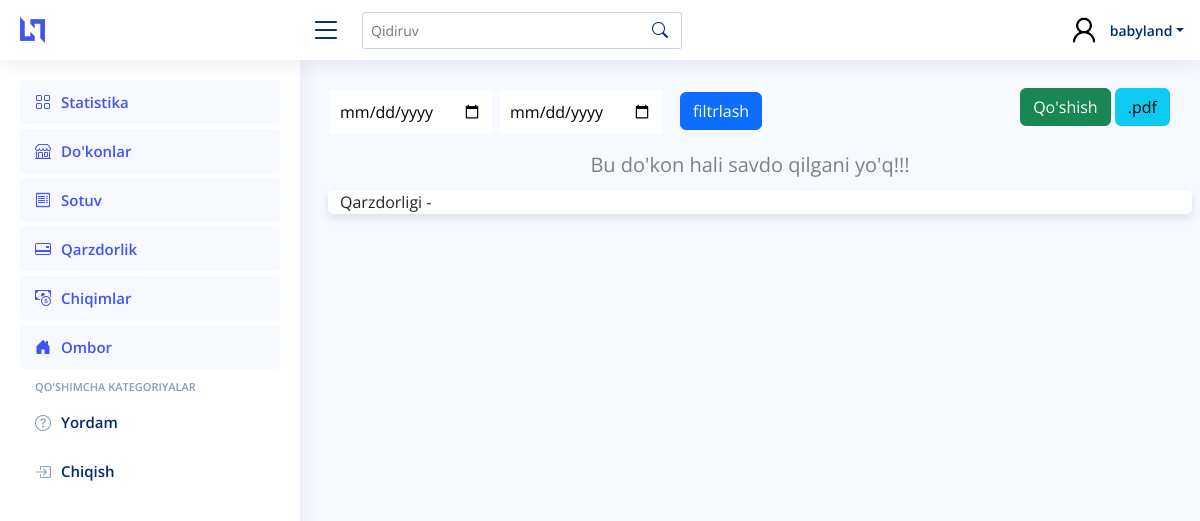
/shop/1/ (signed in), run on an earlier commit of the app's database.
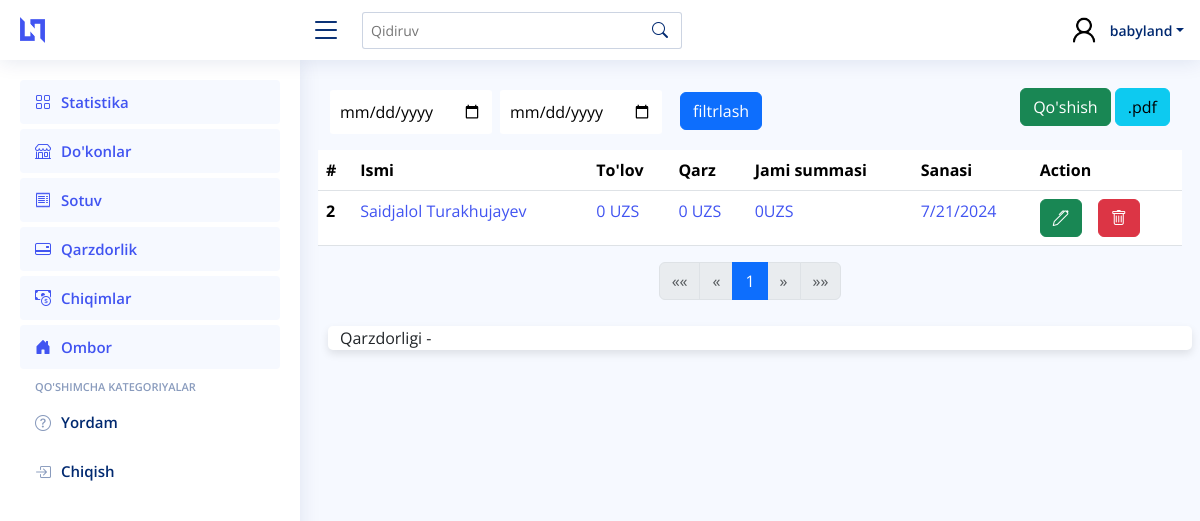
And on a later commit of the database.
### main_app/models.py (models this page shows, shortened)
class Sale(models.Model):
    payment = models.PositiveIntegerField(default=0)
    debt = models.PositiveIntegerField(default=0)
    date_added = models.DateField(auto_now_add=True)
    shop = models.ForeignKey(Shop, on_delete=models.CASCADE, related_name="sales")
    def get_amount(self):
        return sum([i.get_amount() for i in self.items.all()])

class Shop(models.Model):
    name = models.CharField(max_length=250)
    last_name = models.CharField(max_length=250)
    region = models.ForeignKey(Regions, on_delete=models.CASCADE, related_name="shops")

### main_app/views.py (the view)
# urls.py: path("shop/<int:pk>/", ShopDetailView.as_view(), name="shop_detail"),
@method_decorator(login_required, name='dispatch')
class ShopDetailView(ListView):
    template_name = "markets/shop_detail.html"
    model = Sale
    paginate_by = 10
    def get_queryset(self):
        shop = Shop.objects.get(id=self.kwargs["pk"])
        return Sale.objects.filter(shop=shop).order_by('date_added')
    def get_context_data(self, **kwargs):
        context = super().get_context_data(**kwargs)
        shop = Shop.objects.get(id=self.kwargs["pk"])
        context['shop'] = shop
        sale_items = Sale.objects.filter(shop=shop).order_by('date_added')
        paginator_sale_items = Paginator(sale_items, self.paginate_by)
        page_number_sale_items = self.request.GET.get('page')
        page_obj_sale_items = paginator_sale_items.get_page(page_number_sale_items)
        context["items"] = page_obj_sale_items
        return context

### templates/markets/shop_detail.html (shortened to what the changed rows need)
{% extends 'wrapper.html' %}
{% load humanize %}
{% block content %}
<div class="row mt-3">
    {% if object_list %}
    <table class="table" >
    <thead>
      <tr>
        <th scope="col">#</th>
        <th scope="col">Ismi</th>
        <th scope="col">To'lov</th>
        <th scope="col">Qarz</th>
        <th scope="col">Jami summasi</th>
        <th scope="col">Sanasi</th>
        <th scope="col">Action</th>
      </tr>
    </thead>
    <tbody>
      {% for i in object_list %}
      <tr>
        <th scope="row">{{ i.id }}</th>
        <td><a href="{% url 'main_app:sale_detail' i.id %}">{{ i.shop.name }} {{ i.shop.last_name }}</a></td>
        <td><a href="{% url 'main_app:sale_detail' i.id %}">{{ i.payment|intcomma }} UZS</a></td>
        <td><a href="{% url 'main_app:sale_detail' i.id %}">{{ i.debt|intcomma }} UZS</a></td>
        <td><a href="{% url 'main_app:sale_detail' i.id %}">{{ i.get_amount }}UZS</a></td>
        <td><a href="{% url 'main_app:sale_detail' i.id %}">{{ i.date_added.month }}/{{ i.date_added.day }}/{{ i.date_added.year }}</a></td>
          <td>
            <form method="POST" class="d-flex justify-content-start align-items-center gap-3">
              <button type="button" class="btn btn-success edit-btn" data-id="{{ i.id }}" data-bs-toggle="modal"  data-bs-target="#editExpance"> <i class="bi bi-pen"></i></button>
              <button type="button" class="btn btn-danger" data-id="{{ i.id }}" data-bs-toggle="modal"  data-bs-target="#DeleteModal"><i class="bi bi-trash"></i></button>
            </form>
          </td>
      </tr>
      {% endfor %}
    </tbody>
    </table>
    <nav aria-label="Page navigation">
        <ul class="pagination justify-content-center">
            {% if page_obj.has_previous %}
                <li class="page-item">
                    <a class="page-link" href="?page=1" aria-label="First">
                        <span aria-hidden="true">&laquo;&laquo;</span>
                    </a>
                </li>
                <li class="page-item">
                    <a class="page-link" href="?page={{ page_obj.previous_page_number }}" aria-label="Previous">
                        <span aria-hidden="true">&laquo;</span>
                    </a>
                </li>
            {% else %}
                <li class="page-item disabled">
                    <span class="page-link">&laquo;&laquo;</span>
                </li>
                <li class="page-item disabled">
                    <span class="page-link">&laquo;</span>
                </li>
            {% endif %}
            {% for num in page_obj.paginator.page_range %}
                {% if num == page_obj.number %}
                    <li class="page-item active" aria-current="page">
                        <span class="page-link">{{ num }}</span>
                    </li>
                {% else %}
                    <li class="page-item">
                        <a class="page-link" href="?page={{ num }}">{{ num }}</a>
                    </li>
                {% endif %}
            {% endfor %}
            {% if page_obj.has_next %}
                <li class="page-item">
                    <a class="page-link" href="?page={{ page_obj.next_page_number }}" aria-label="Next">
                        <span aria-hidden="true">&raquo;</span>
                    </a>
                </li>
                <li class="page-item">
                    <a class="page-link" href="?page={{ page_obj.paginator.num_pages }}" aria-label="Last">
                        <span aria-hidden="true">&raquo;&raquo;</span>
                    </a>
                </li>
            {% else %}
                <li class="page-item disabled">
                    <span class="page-link">&raquo;</span>
                </li>
                <li class="page-item disabled">
                    <span class="page-link">&raquo;&raquo;</span>
                </li>
            {% endif %}
        </ul>
      </nav>
    {% else %}
    <div style="color: gray;font-size:20px;text-align:center">
        Bu do'kon hali savdo qilgani yo'q!!!
    </div>
    {% endif %}
</div>
{% endblock content %}

What changed in the data, as far as the page shows it:
added Sale: id "2", shop.name "Saidjalol", shop.last_name "Turakhujayev", payment "0", debt "0", get_amount "0", date_added.month "7", date_added.day "21", date_added.year "2024"
Also different on the page:
text no longer shown: "Bu do'kon hali savdo qilgani yo'q!!!"
text now shown: "# Ismi To'lov Qarz Jami summasi Sanasi Action «« « » »»"
new list line: "1"
